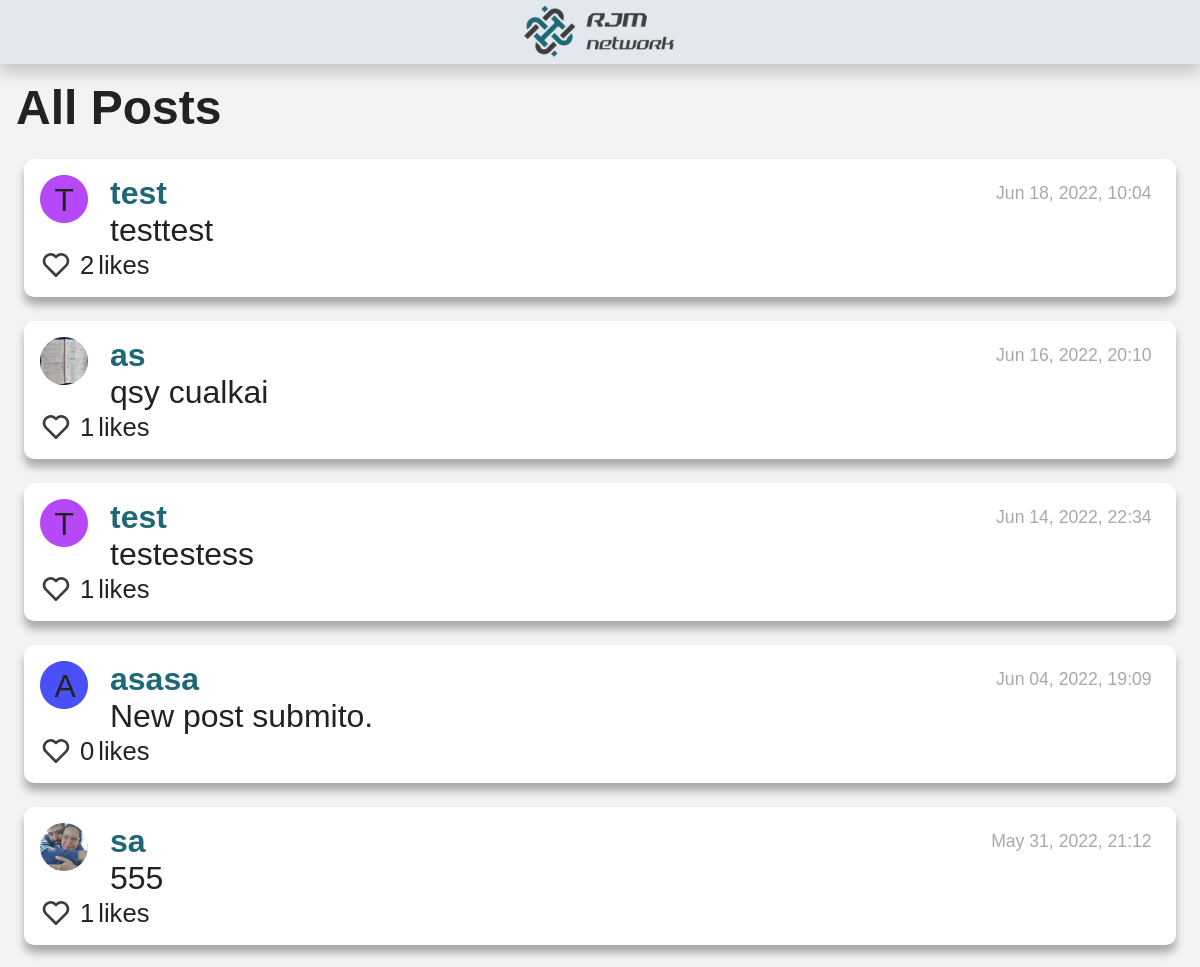
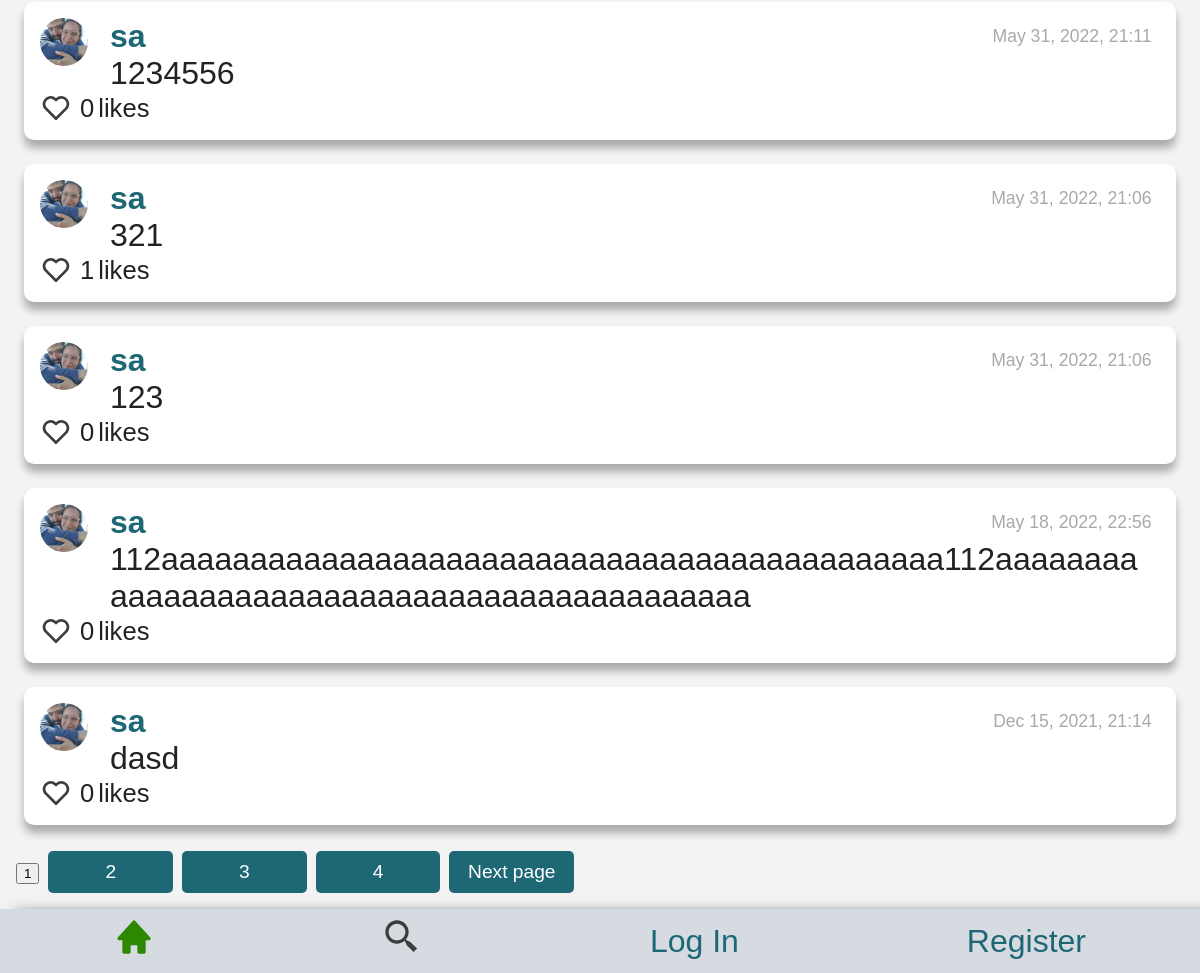
The page / on the database its author committed (2 pictures, top to bottom).
### network/models.py (models this page shows, shortened)
class NewPost(models.Model):
    poster = models.ForeignKey(User, on_delete=models.PROTECT, related_name="posts_posted")
    description = models.TextField(blank=False)
    date_added = models.DateTimeField(auto_now_add=True)

class User(AbstractUser):
    header_image = models.ImageField(null=True, blank=True, upload_to="images/")
    pass

### network/views.py (the view)
# urls.py: path("", views.index, name="index"),
def index(request):
    all_posts = NewPost.objects.select_related('poster')
    all_fields= NewPost._meta.fields
    users = User.objects.all()
    user_color = {}
    colors_list = ["C37D7D", "FC792F", "4950F8", "EBFC2F", "15A2F1", "58FC2F", "36F9E1", "2ECF65", "B549F8", "FF83EB", "FCCF2F"]
    for j in users:
        user_color[j.id] = random.choice(colors_list)
        colors_list.remove(user_color[j.id])
    total_posts=all_posts.count()
    total_pages=math.ceil(total_posts/10)
    list_total_pages = []
    for i in range(2, total_pages+1):
        list_total_pages.append(i)
    all_posts = all_posts.order_by("-date_added")[:10]
    all_likers = Likers.objects.all()
    for post in all_posts:
        post.date_added = (post.date_added.strftime("%b %d, %Y, %H:%M"))
        post.number_likes=0
        likers = all_likers.filter(post=post.id)
        likers_id = []
        for each_liker in likers:
            post.likers = each_liker.liker.all()
            post.number_likes = each_liker.liker.count()
            for each in each_liker.liker.all():
                likers_id.append(each.id)
            post.likers_id = likers_id
    random_number = randrange(100)
    return render(request, "network/index.html", {
        "all_posts": all_posts,
        "users": users,
        "list_total_pages":list_total_pages,
        "random_number":random_number,
        "user_color": user_color
    })

### network/templatetags/network_extras.py (called while the page is built)
@register.filter
def keyvalue(dict, key):
    if(key==None):
        key=1
    return dict[key]

### network/templates/network/index.html (shortened to what this page needs)
{% extends "network/layout.html" %}
{% load static %}
{% load network_extras %}
{% block body %}
    <h3> All Posts</h3>
    <div id="all_posts_view">
        <div id="page_0">
            {% if all_posts %}
                {% for post in all_posts %}
                    <div id="posts_style">
                        <div id="posts-flex-order">
                            <div id="posts-flex-order-child1">
                                {% if post.poster.header_image %}
                                    <img class="posts_profile_picture" alt="Image not found" src="/media/{{ post.poster.header_image }}">
                                {% else %}
                                    <div class="no_profile_picture">
                                        <svg id="dropbtn-profile" class="no_profile_picture_circle" width="40" height="40" viewBox="0 0 40 40" fill="none" xmlns="http://www.w3.org/2000/svg">
                                            <path id="dropbtn-profile" d="M40 20C40 31.0457 31.0457 40 20 40C8.95431 40 0 31.0457 0 20C0 8.9543 8.95431 0 20 0C31.0457 0 40 8.9543 40 20Z" fill="#{{user_color|keyvalue:post.poster.id}}"/>
                                        </svg>
                                        <div  class="no_profile_picture_letter">
                                            {{ post.poster|make_list|first|capfirst }}
                                        </div>
                                    </div>
                                {% endif %}
                            </div>
                            <div id="posts-flex-order-child2">
                                <div id="posts-first-line">
                                    <a id="profile"  href="profile/{{ post.poster.id }}">{{ post.poster }}</a>
                                    <div id="post-{{post.date_added}}" class="date_post"> {{ post.date_added }}</div>
                                </div>
                                <div id="post-description-{{post.id}}" class="description_post"> {{ post.description }} </div>
                            </div>
                        </div>
                        <div id="like_complete">
                            {% if user.id in post.likers_id %}
                                <button class="yes_button" id="like-btn-{{post.id}}" value="heart_full" onclick="like('{{ post.id }}')">
                                    <svg id="heart-img-{{ post.id }}" alt="jacket" width="40" height="40" viewBox="0 0 40 40" fill="none" xmlns="http://www.w3.org/2000/svg">
                                        <path d="M33.6751 7.9851C32.7561 7.05963 31.6632 6.32493 30.4593 5.82324C29.2555 5.32155 27.9643 5.06277 26.6601 5.06177C24.1931 5.06217 21.8162 5.98889 20 7.65843C18.1841 5.98861 15.8071 5.06185 13.34 5.06177C12.0343 5.06313 10.7417 5.3227 9.53661 5.82555C8.33155 6.3284 7.23783 7.06459 6.31838 7.99177C2.39672 11.9301 2.39838 18.0901 6.32172 22.0118L20 35.6901L33.6784 22.0118C37.6017 18.0901 37.6034 11.9301 33.6751 7.9851Z" fill="#DA2D57"/>
                                    </svg>
                                </button>
                            {% else %}
                                <button class="yes_button" id="like-btn-{{post.id}}" value="heart_empty"  onclick="like('{{ post.id }}')">
                                    <svg id="heart-img-{{ post.id }}" alt="jacket" width="40" height="40" viewBox="0 0 40 40" fill="none" xmlns="http://www.w3.org/2000/svg">
                                        <path d="M20 7.65843C18.1841 5.98861 15.8071 5.06185 13.34 5.06177C12.0343 5.06313 10.7417 5.3227 9.53661 5.82555C8.33155 6.3284 7.23783 7.06459 6.31838 7.99177C2.39672 11.9301 2.39838 18.0901 6.32172 22.0118L18.5417 34.2318C18.825 34.7301 19.3717 35.0518 20 35.0518C20.258 35.0493 20.5119 34.9863 20.7411 34.8679C20.9704 34.7495 21.1686 34.579 21.32 34.3701L33.6784 22.0118C37.6017 18.0884 37.6017 11.9301 33.675 7.9851C32.7561 7.05963 31.6632 6.32493 30.4593 5.82324C29.2555 5.32155 27.9643 5.06277 26.66 5.06177C24.1931 5.06217 21.8162 5.98889 20 7.65843ZM31.3184 10.3418C33.9234 12.9601 33.925 17.0501 31.3217 19.6551L20 30.9768L8.67838 19.6551C6.07505 17.0501 6.07672 12.9601 8.67505 10.3484C9.94172 9.08843 11.5984 8.3951 13.34 8.3951C15.0817 8.3951 16.7317 9.08843 17.9884 10.3451L18.8217 11.1784C18.9764 11.3333 19.16 11.4562 19.3622 11.5401C19.5644 11.6239 19.7812 11.6671 20 11.6671C20.2189 11.6671 20.4357 11.6239 20.6379 11.5401C20.8401 11.4562 21.0237 11.3333 21.1784 11.1784L22.0117 10.3451C24.5317 7.8301 28.8017 7.83677 31.3184 10.3418Z" fill="#3D3D3D"/>
                                    </svg>
                                </button>
                            {% endif %}
                            <div id="like-count-{{post.id}}" class="d-inline-block">{{post.number_likes}}</div> likes
                        </div>
                    </div>
                {% endfor %}
                <div id="id_page_buttons">
                    <button id="selected_button" class="no-button" > 1 </button>
                    {% if list_total_pages %}
                        {% for page in list_total_pages %}
                            <button class="page_button"  id="not_selected_button" onclick="pages('{{user.id}}', 0, '{{page}}'-1)">{{page}}</button>
                        {% endfor %}
                        <button class="page_button" onclick="pages('{{user.id}}', 0, 1)">Next page</button>
                    {% endif %}
                </div>
            {% else %}
                    <li>no post</li>
            {% endif %}
        </div>
    </div>
{% endblock %}

### network/static/network/styles.css (style rules this page uses)
#posts-flex-order { display: flex; flex-direction: row; }
#posts-flex-order-child1 { width: 70px; }
#posts-flex-order-child1 #dropbtn-profile { display: block; margin: auto; }
#posts-flex-order-child2 { width: 93%; display: flex; flex-direction: column; }
#posts-first-line { display: flex; flex-direction: row; align-items: center; justify-content: space-between; }
.posts_profile_picture { margin-right: .5rem; height: 1.5rem; width: 1.5rem; border-radius: 50%; }
.no_profile_picture { position: relative; margin:0; left: 0; top: 0; }
.no_profile_picture_letter { position:absolute; height:30px; width:30px; top: 6.5px; left : 14.5px; z-index: 20; }
.no_profile_picture_circle { position:absolute; height:1.5rem; width:1.5rem; z-index: 10; }
#profile { font-weight:bold; }
.date_post { font-size: 55%; color:darkgray; }
.description_post { word-wrap: break-word; }
#like_complete { display: flex; flex-direction: row; align-items: center; font-size: 80%; }
.yes_button { all: unset; height: 1rem; margin-right: 8px; cursor: pointer; }
.yes_button svg { width: 1rem; height: 1rem; }
.d-inline-block { margin-right: 4px; }
.page_button { width: 3.9rem; height: 1.3rem; background-color: var(--link-color); color: var(--white-color); margin: 0; font-size: .6rem; border:0; border-radius: 5px; text-align: center; }
:root { --white-color: #ffffff; --black-color: #000000; --white-alpha-color: rgba(255, 255, 255, 0.5); --black-alpha-color: rgba(0, 0, 0, 0.3); --black-alpha-color2: rgba(0, 0, 0, 0.5); --gray-color: #ccc; --gray-dark-color: #555; --gray-light-color: #f3f3f3; --text-color: #222; --gray-blue: #D5DBE1; --gray-blue-2: #E2E8EE; --gray-light-2: #3d509f; --black-logo: #3D3D3D; --pink-color: #DA2D57; --yellow-color: #AAAD00; --blue-color: #0013C2; --green-color: #2B8800; --orange-color: #FF8A00; --pic-user-logued-color: #00BAAF; --link-color: #1E6876; --link-dark-color: #144852; --link-light-color: #2d9cb3; --font: "Ubuntu", sans-serif; --max-width: 1200px; --header-height: 2rem; --search-height: 1.3rem; }
html { box-sizing: border-box; font-family: var(--font); font-size: 2rem; scroll-behavior: smooth; }
*, *::after, *::before { box-sizing: inherit; }
body { margin: 0; overflow-x: hidden; color: var(--text-color); background-color: var(--gray-light-color); }
a { color: var(--link-color); text-decoration: none; transition: all ease-out; }
h3 { margin: 0; font-size: 1.5rem; }
body { margin: var(--header-height) 0; padding: .5rem; }
#posts_style { margin: 24px 8px; padding: 16px; background-color: var(--white-color); border-radius: 10px; box-shadow: 0px 8px 8px 0px rgba(0,0,0,0.3); }
::placeholder { color: var(--gray-color); opacity: 1; }

### rows shown on the page
NewPost: poster|make_list "T", poster "test", date_added "Jun 18, 2022, 10:04", description "testtest", number_likes "2"
NewPost: poster.header_image (picture), poster "as", date_added "Jun 16, 2022, 20:10", description "qsy cualkai", number_likes "1"
NewPost: poster|make_list "T", poster "test", date_added "Jun 14, 2022, 22:34", description "testestess", number_likes "1"
NewPost: poster|make_list "A", poster "asasa", date_added "Jun 04, 2022, 19:09", description "New post submito.", number_likes "0"
NewPost: poster.header_image (picture), poster "sa", date_added "May 31, 2022, 21:12", description "555", number_likes "1"
NewPost: poster.header_image (picture), poster "sa", date_added "May 31, 2022, 21:11", description "1234556", number_likes "0"
NewPost: poster.header_image (picture), poster "sa", date_added "May 31, 2022, 21:06", description "321", number_likes "1"
NewPost: poster.header_image (picture), poster "sa", date_added "May 31, 2022, 21:06", description "123", number_likes "0"
NewPost: poster.header_image (picture), poster "sa", date_added "May 18, 2022, 22:56", description "112aaaaaaaaaaaaaaaaaaaaaaaaaaaaaaaaaaaaaaaaaaaa112aaaaaaaaaaaaaaaaaaaaaaaaaaaaaaaaaaaaaaaaaaaa", number_likes "0"
NewPost: poster.header_image (picture), poster "sa", date_added "Dec 15, 2021, 21:14", description "dasd", number_likes "0"

### other values the page prints
{{ page }} "2" "3" "4"
